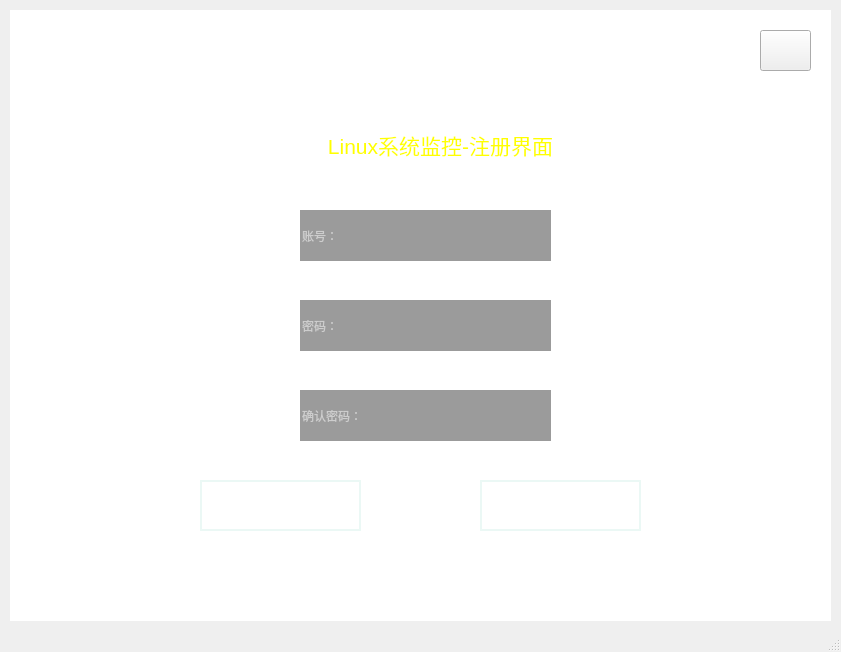
<?xml version="1.0" encoding="UTF-8"?>
<ui version="4.0">
 <class>MainWindow</class>
 <widget class="QMainWindow" name="MainWindow">
  <property name="geometry">
   <rect>
    <x>0</x>
    <y>0</y>
    <width>841</width>
    <height>652</height>
   </rect>
  </property>
  <property name="windowTitle">
   <string>MainWindow</string>
  </property>
  <widget class="QWidget" name="centralwidget">
   <widget class="QTextBrowser" name="textBrowser">
    <property name="geometry">
     <rect>
      <x>10</x>
      <y>10</y>
      <width>821</width>
      <height>611</height>
     </rect>
    </property>
    <property name="styleSheet">
     <string notr="true">border-image: url(:/img/imgs/1.png);
border-radius:30px;</string>
    </property>
   </widget>
   <widget class="QLabel" name="label">
    <property name="geometry">
     <rect>
      <x>280</x>
      <y>100</y>
      <width>321</width>
      <height>91</height>
     </rect>
    </property>
    <property name="text">
     <string>&lt;html&gt;&lt;head/&gt;&lt;body&gt;&lt;p align=&quot;center&quot;&gt;&lt;span style=&quot; font-size:16pt; color:#ffff00;&quot;&gt;Linux系统监控-注册界面&lt;/span&gt;&lt;/p&gt;&lt;/body&gt;&lt;/html&gt;</string>
    </property>
   </widget>
   <widget class="QLineEdit" name="lineEdit">
    <property name="geometry">
     <rect>
      <x>300</x>
      <y>210</y>
      <width>251</width>
      <height>51</height>
     </rect>
    </property>
    <property name="mouseTracking">
     <bool>true</bool>
    </property>
    <property name="styleSheet">
     <string notr="true">background-color:rgba(0,0,0,100);
border:lpx solid rgba(0,0,0,0);
border-bottom-color:rgba(0,0,0,100);
color:rgb(255,255,255);</string>
    </property>
    <property name="echoMode">
     <enum>QLineEdit::Normal</enum>
    </property>
    <property name="placeholderText">
     <string>账号：</string>
    </property>
   </widget>
   <widget class="QLineEdit" name="lineEdit_2">
    <property name="geometry">
     <rect>
      <x>300</x>
      <y>300</y>
      <width>251</width>
      <height>51</height>
     </rect>
    </property>
    <property name="mouseTracking">
     <bool>true</bool>
    </property>
    <property name="styleSheet">
     <string notr="true">background-color:rgba(0,0,0,100);
border:lpx solid rgba(0,0,0,0);
border-bottom-color:rgba(0,0,0,100);
color:rgb(255,255,255);</string>
    </property>
    <property name="echoMode">
     <enum>QLineEdit::Password</enum>
    </property>
    <property name="placeholderText">
     <string>密码：</string>
    </property>
   </widget>
   <widget class="QLabel" name="label_2">
    <property name="geometry">
     <rect>
      <x>70</x>
      <y>60</y>
      <width>131</width>
      <height>151</height>
     </rect>
    </property>
    <property name="text">
     <string/>
    </property>
    <property name="pixmap">
     <pixmap>shangdian.png</pixmap>
    </property>
   </widget>
   <widget class="QPushButton" name="pushButton_2">
    <property name="geometry">
     <rect>
      <x>760</x>
      <y>30</y>
      <width>51</width>
      <height>41</height>
     </rect>
    </property>
    <property name="styleSheet">
     <string notr="true">QPushButton{
image: url(:/img/imgs/关闭.png);
backgroud-color:rgba(0,0,0,0);
}
QPushButton:hover{
padding-bottom:3px;
}</string>
    </property>
    <property name="text">
     <string/>
    </property>
   </widget>
   <widget class="QPushButton" name="pushButton_3">
    <property name="geometry">
     <rect>
      <x>200</x>
      <y>480</y>
      <width>161</width>
      <height>51</height>
     </rect>
    </property>
    <property name="mouseTracking">
     <bool>false</bool>
    </property>
    <property name="tabletTracking">
     <bool>false</bool>
    </property>
    <property name="acceptDrops">
     <bool>false</bool>
    </property>
    <property name="toolTip">
     <string>&lt;html&gt;&lt;head/&gt;&lt;body&gt;&lt;p align=&quot;center&quot;&gt;&lt;span style=&quot; font-size:16pt; font-weight:600; color:#ffffff;&quot;&gt;登录&lt;/span&gt;&lt;/p&gt;&lt;/body&gt;&lt;/html&gt;</string>
    </property>
    <property name="styleSheet">
     <string notr="true">QPushButton{
color:rgb(255,255,255);
backgroud-color:rgb(0,0,0,0);
border:2px solid rgba(5,170,129,20);
border-radius:30px;
}

QpushButton:hover{
	padding-buttom:3px;
}</string>
    </property>
    <property name="text">
     <string>注册</string>
    </property>
   </widget>
   <widget class="QLineEdit" name="lineEdit_3">
    <property name="geometry">
     <rect>
      <x>300</x>
      <y>390</y>
      <width>251</width>
      <height>51</height>
     </rect>
    </property>
    <property name="mouseTracking">
     <bool>true</bool>
    </property>
    <property name="styleSheet">
     <string notr="true">background-color:rgba(0,0,0,100);
border:lpx solid rgba(0,0,0,0);
border-bottom-color:rgba(0,0,0,100);
color:rgb(255,255,255);</string>
    </property>
    <property name="echoMode">
     <enum>QLineEdit::Password</enum>
    </property>
    <property name="placeholderText">
     <string>确认密码：</string>
    </property>
   </widget>
   <widget class="QPushButton" name="pushButton_4">
    <property name="geometry">
     <rect>
      <x>480</x>
      <y>480</y>
      <width>161</width>
      <height>51</height>
     </rect>
    </property>
    <property name="mouseTracking">
     <bool>false</bool>
    </property>
    <property name="tabletTracking">
     <bool>false</bool>
    </property>
    <property name="acceptDrops">
     <bool>false</bool>
    </property>
    <property name="toolTip">
     <string>&lt;html&gt;&lt;head/&gt;&lt;body&gt;&lt;p align=&quot;center&quot;&gt;&lt;span style=&quot; font-size:16pt; font-weight:600; color:#ffffff;&quot;&gt;登录&lt;/span&gt;&lt;/p&gt;&lt;/body&gt;&lt;/html&gt;</string>
    </property>
    <property name="styleSheet">
     <string notr="true">QPushButton{
color:rgb(255,255,255);
backgroud-color:rgb(0,0,0,0);
border:2px solid rgba(5,170,129,20);
border-radius:30px;
}

QpushButton:hover{
	padding-buttom:3px;
}</string>
    </property>
    <property name="text">
     <string>返回</string>
    </property>
   </widget>
  </widget>
  <widget class="QMenuBar" name="menubar">
   <property name="geometry">
    <rect>
     <x>0</x>
     <y>0</y>
     <width>841</width>
     <height>26</height>
    </rect>
   </property>
  </widget>
  <widget class="QStatusBar" name="statusbar"/>
 </widget>
 <resources>
  <include location="rec.qrc"/>
 </resources>
 <connections>
  <connection>
   <sender>pushButton_2</sender>
   <signal>clicked()</signal>
   <receiver>MainWindow</receiver>
   <slot>close()</slot>
   <hints>
    <hint type="sourcelabel">
     <x>786</x>
     <y>70</y>
    </hint>
    <hint type="destinationlabel">
     <x>844</x>
     <y>70</y>
    </hint>
   </hints>
  </connection>
 </connections>
</ui>
